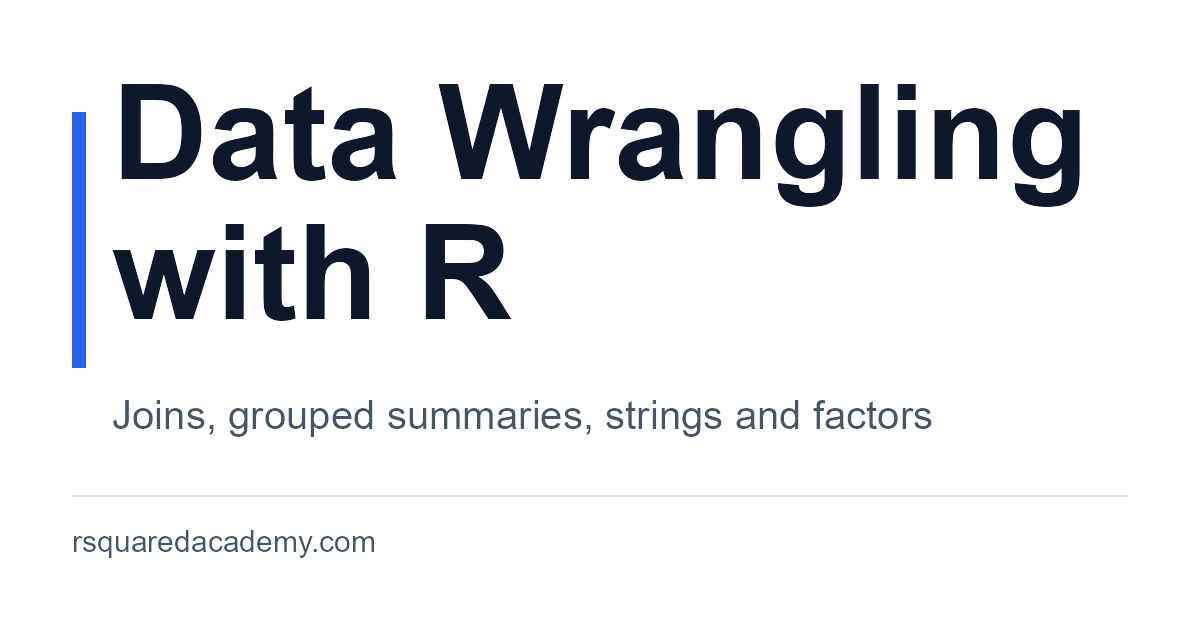

Write the R code that produced this figure.
#!/usr/bin/env Rscript
# Share card for links to the book: img/social-card.png, exactly 1200 x 630 px.
#
# Referenced from `book: image:` in _quarto.yml, so Quarto puts it in the
# og:image / twitter:image tags of every page.
#
#   Rscript --vanilla img/social-card.R      # from the project root
#
# Needs ggplot2 + ragg, which are not part of the book's renv library, so run
# it with --vanilla rather than through .Rprofile.

library(ggplot2)

# --- canvas ----------------------------------------------------------------
W   <- 1200          # px
H   <- 630           # px
DPI <- 100           # 12 x 6.3 in at 100 dpi = exactly 1200 x 630 px
PAD <- 72            # keep all ink at least this far from every edge (>= 40)

ink      <- "#0f172a"  # title
slate    <- "#475569"  # subtitle, domain
brand    <- "#2563eb"  # accent bar
hairline <- "#e2e8f0"

# --- copy ------------------------------------------------------------------
title_1  <- "Data Wrangling"
title_2  <- "with R"
# One line, drawn from the book description ("joins, grouped summaries, ...
# strings ... factors").
subtitle <- "Joins, grouped summaries, strings and factors"
domain   <- "rsquaredacademy.com"

# --- helpers ---------------------------------------------------------------
# ggplot2 sizes text in millimetres; at 100 dpi one mm is 100/25.4 px.
mm <- function(px) px * 25.4 / DPI

# Width of a string in px at 100 dpi, used to auto-fit the type.
text_px <- function(label, size_px, bold = FALSE) {
  textshaping::shape_text(
    label,
    family = "sans",
    weight = if (bold) "bold" else "normal",
    size   = size_px,
    res    = DPI
  )$metrics$width
}

# Shrink `size` until `label` fits in `max_w` (never enlarge).
fit_px <- function(label, size, max_w, bold = FALSE) {
  w <- text_px(label, size, bold)
  if (w > max_w) floor(size * max_w / w) else size
}

# --- type ------------------------------------------------------------------
col_w      <- 980                            # text column, right of the bar
title_size <- fit_px(title_1, 150, col_w, bold = TRUE)
sub_size   <- fit_px(subtitle, 40, col_w)
dom_size   <- 30
line_gap   <- 4                              # extra leading between title lines

stopifnot(title_size >= 48)                  # the brief: title >= 48 px
stopifnot(text_px(title_1, title_size, TRUE) <= col_w)

# --- layout, measured from the top-left corner -----------------------------
x_text        <- PAD + 40                    # 112
y_title_1     <- 84                          # top of the first title line
y_title_2     <- y_title_1 + title_size * 1.02 + line_gap
y_sub         <- 400
y_rule        <- 496
y_domain      <- 552                         # bottom of the domain line
bar_x         <- c(PAD, PAD + 14)
bar_y         <- c(112, 368)

# Text is anchored by its top edge, so flip the y coordinate (ggplot's y grows
# upwards) and use vjust = 1; the domain line is anchored by its bottom edge.
top_y <- function(y) H - y

card <- ggplot() +
  # brand-blue accent bar, level with the title
  annotate("rect",
    xmin = bar_x[1], xmax = bar_x[2],
    ymin = top_y(bar_y[2]), ymax = top_y(bar_y[1]),
    fill = brand, colour = NA
  ) +
  annotate("text",
    x = x_text, y = top_y(y_title_1), label = title_1,
    hjust = 0, vjust = 1, size = mm(title_size),
    fontface = "bold", colour = ink, lineheight = 0.95
  ) +
  annotate("text",
    x = x_text, y = top_y(y_title_2), label = title_2,
    hjust = 0, vjust = 1, size = mm(title_size),
    fontface = "bold", colour = ink, lineheight = 0.95
  ) +
  annotate("text",
    x = x_text, y = top_y(y_sub), label = subtitle,
    hjust = 0, vjust = 1, size = mm(sub_size),
    colour = slate
  ) +
  annotate("segment",
    x = PAD, xend = W - PAD, y = top_y(y_rule), yend = top_y(y_rule),
    colour = hairline, linewidth = 0.6
  ) +
  annotate("text",
    x = PAD, y = top_y(y_domain), label = domain,
    hjust = 0, vjust = 0, size = mm(dom_size),
    colour = slate
  ) +
  coord_cartesian(xlim = c(0, W), ylim = c(0, H), expand = FALSE) +
  theme_void() +
  theme(
    plot.background = element_rect(fill = "white", colour = NA),
    plot.margin = rep(grid::unit(0, "pt"), 4)
  )

out <- "img/social-card.png"
ggsave(
  out, card,
  device = ragg::agg_png, width = W / DPI, height = H / DPI,
  units = "in", dpi = DPI, bg = "white"
)
message("wrote ", out, " (", W, "x", H, "), title ", round(title_size), " px")

# --- self-check ------------------------------------------------------------
# Fail loudly if the rendered file is the wrong size or if any ink comes
# closer than 40 px to an edge.
if (requireNamespace("png", quietly = TRUE)) {
  img <- png::readPNG(out)
  stopifnot(dim(img)[2] == W, dim(img)[1] == H)
  rgb  <- img[, , 1:3]
  ink_rows <- which(apply(rgb, 1, min) < 0.97)
  ink_cols <- which(apply(rgb, 2, min) < 0.97)
  margins <- c(
    top = min(ink_rows) - 1, bottom = H - max(ink_rows),
    left = min(ink_cols) - 1, right = W - max(ink_cols)
  )
  message("ink margins (px): ",
          paste(names(margins), margins, sep = "=", collapse = " "))
  stopifnot(min(margins) >= 40)
}
